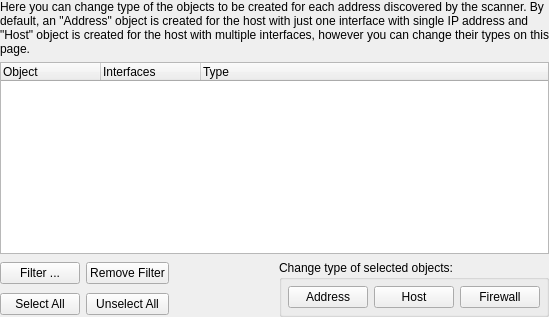
     <widget class="QWidget" name="WizardPage11">
      <layout class="QGridLayout">
       <property name="margin">
        <number>0</number>
       </property>
       <item row="2" column="0">
        <layout class="QGridLayout">
         <item row="1" column="2">
          <spacer>
           <property name="orientation">
            <enum>Qt::Horizontal</enum>
           </property>
           <property name="sizeType">
            <enum>QSizePolicy::Expanding</enum>
           </property>
           <property name="sizeHint" stdset="0">
            <size>
             <width>30</width>
             <height>20</height>
            </size>
           </property>
          </spacer>
         </item>
         <item row="1" column="1">
          <widget class="QPushButton" name="unselAllLastButton">
           <property name="text">
            <string>Unselect All</string>
           </property>
          </widget>
         </item>
         <item row="0" column="1">
          <widget class="QPushButton" name="removeLastFilterButton">
           <property name="text">
            <string>Remove Filter</string>
           </property>
          </widget>
         </item>
         <item row="0" column="0">
          <widget class="QPushButton" name="addLastFilterButton">
           <property name="text">
            <string>Filter ...</string>
           </property>
          </widget>
         </item>
         <item row="0" column="2">
          <spacer>
           <property name="orientation">
            <enum>Qt::Horizontal</enum>
           </property>
           <property name="sizeType">
            <enum>QSizePolicy::Expanding</enum>
           </property>
           <property name="sizeHint" stdset="0">
            <size>
             <width>20</width>
             <height>20</height>
            </size>
           </property>
          </spacer>
         </item>
         <item row="1" column="0">
          <widget class="QPushButton" name="selAllLastButton">
           <property name="text">
            <string>Select All</string>
           </property>
          </widget>
         </item>
         <item row="0" column="3" rowspan="2">
          <widget class="QGroupBox" name="groupBox4">
           <property name="title">
            <string>Change type of selected objects:</string>
           </property>
           <layout class="QHBoxLayout">
            <property name="margin">
             <number>6</number>
            </property>
            <item>
             <widget class="QPushButton" name="addresTypeButton">
              <property name="text">
               <string>Address</string>
              </property>
             </widget>
            </item>
            <item>
             <widget class="QPushButton" name="hostTypeButton">
              <property name="text">
               <string>Host</string>
              </property>
             </widget>
            </item>
            <item>
             <widget class="QPushButton" name="pushButton26">
              <property name="text">
               <string>Firewall</string>
              </property>
             </widget>
            </item>
           </layout>
          </widget>
         </item>
        </layout>
       </item>
       <item row="1" column="0">
        <widget class="QTreeWidget" name="typeChangingList">
         <property name="selectionMode">
          <enum>QAbstractItemView::ExtendedSelection</enum>
         </property>
         <property name="allColumnsShowFocus">
          <bool>true</bool>
         </property>
         <column>
          <property name="text">
           <string>Object</string>
          </property>
         </column>
         <column>
          <property name="text">
           <string>Interfaces</string>
          </property>
         </column>
         <column>
          <property name="text">
           <string>Type</string>
          </property>
         </column>
        </widget>
       </item>
       <item row="0" column="0">
        <widget class="QLabel" name="textLabel1_6">
         <property name="text">
          <string>Here you can change type of the objects to be created for each address discovered by the scanner. By default, an &quot;Address&quot; object is created for the host with just one interface with single IP address and &quot;Host&quot; object is created for the host with multiple interfaces, however you can change their types on this page.</string>
         </property>
         <property name="alignment">
          <set>Qt::AlignVCenter</set>
         </property>
         <property name="wordWrap">
          <bool>true</bool>
         </property>
        </widget>
       </item>
      </layout>
     </widget>
